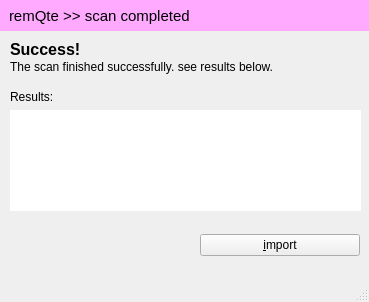
<?xml version="1.0" encoding="UTF-8"?>
<ui version="4.0">
 <class>MainWindow</class>
 <widget class="QMainWindow" name="MainWindow">
  <property name="geometry">
   <rect>
    <x>0</x>
    <y>0</y>
    <width>369</width>
    <height>302</height>
   </rect>
  </property>
  <property name="windowTitle">
   <string>remQte</string>
  </property>
  <widget class="QWidget" name="centralwidget">
   <widget class="QWidget" name="verticalLayoutWidget">
    <property name="geometry">
     <rect>
      <x>0</x>
      <y>0</y>
      <width>371</width>
      <height>31</height>
     </rect>
    </property>
    <layout class="QVBoxLayout" name="verticalLayout">
     <item>
      <widget class="QLabel" name="label">
       <property name="font">
        <font>
         <family>Arial</family>
         <pointsize>11</pointsize>
        </font>
       </property>
       <property name="styleSheet">
        <string notr="true">background:rgb(255, 170, 255);
padding:0 0 0 5;</string>
       </property>
       <property name="text">
        <string>remQte &gt;&gt; scan completed</string>
       </property>
      </widget>
     </item>
    </layout>
   </widget>
   <widget class="QWidget" name="verticalLayoutWidget_5">
    <property name="geometry">
     <rect>
      <x>10</x>
      <y>220</y>
      <width>160</width>
      <height>51</height>
     </rect>
    </property>
    <layout class="QVBoxLayout" name="verticalLayout_5"/>
   </widget>
   <widget class="QWidget" name="verticalLayoutWidget_6">
    <property name="geometry">
     <rect>
      <x>200</x>
      <y>220</y>
      <width>160</width>
      <height>51</height>
     </rect>
    </property>
    <layout class="QVBoxLayout" name="verticalLayout_6">
     <item>
      <widget class="QPushButton" name="btnscan">
       <property name="enabled">
        <bool>true</bool>
       </property>
       <property name="text">
        <string>&amp;import</string>
       </property>
       <property name="shortcut">
        <string>Alt+S</string>
       </property>
       <property name="flat">
        <bool>false</bool>
       </property>
      </widget>
     </item>
    </layout>
   </widget>
   <widget class="QWidget" name="verticalLayoutWidget_3">
    <property name="geometry">
     <rect>
      <x>10</x>
      <y>110</y>
      <width>351</width>
      <height>101</height>
     </rect>
    </property>
    <layout class="QVBoxLayout" name="verticalLayout_3">
     <item>
      <widget class="QTableWidget" name="tableWidget">
       <property name="frameShape">
        <enum>QFrame::NoFrame</enum>
       </property>
       <property name="frameShadow">
        <enum>QFrame::Plain</enum>
       </property>
       <property name="editTriggers">
        <set>QAbstractItemView::NoEditTriggers</set>
       </property>
       <property name="selectionMode">
        <enum>QAbstractItemView::MultiSelection</enum>
       </property>
       <property name="selectionBehavior">
        <enum>QAbstractItemView::SelectRows</enum>
       </property>
      </widget>
     </item>
    </layout>
   </widget>
   <widget class="QWidget" name="verticalLayoutWidget_2">
    <property name="geometry">
     <rect>
      <x>10</x>
      <y>40</y>
      <width>351</width>
      <height>21</height>
     </rect>
    </property>
    <layout class="QVBoxLayout" name="verticalLayout_2">
     <item>
      <widget class="QLabel" name="label_3">
       <property name="font">
        <font>
         <family>Arial</family>
         <pointsize>12</pointsize>
         <weight>75</weight>
         <bold>true</bold>
        </font>
       </property>
       <property name="text">
        <string>Success!</string>
       </property>
       <property name="textFormat">
        <enum>Qt::PlainText</enum>
       </property>
       <property name="alignment">
        <set>Qt::AlignLeading|Qt::AlignLeft|Qt::AlignTop</set>
       </property>
      </widget>
     </item>
    </layout>
   </widget>
   <widget class="QWidget" name="verticalLayoutWidget_4">
    <property name="geometry">
     <rect>
      <x>10</x>
      <y>60</y>
      <width>351</width>
      <height>21</height>
     </rect>
    </property>
    <layout class="QVBoxLayout" name="verticalLayout_4">
     <item>
      <widget class="QLabel" name="label_2">
       <property name="text">
        <string>The scan finished successfully. see results below.</string>
       </property>
       <property name="alignment">
        <set>Qt::AlignLeading|Qt::AlignLeft|Qt::AlignTop</set>
       </property>
       <property name="wordWrap">
        <bool>true</bool>
       </property>
      </widget>
     </item>
    </layout>
   </widget>
   <widget class="QWidget" name="verticalLayoutWidget_7">
    <property name="geometry">
     <rect>
      <x>10</x>
      <y>90</y>
      <width>91</width>
      <height>21</height>
     </rect>
    </property>
    <layout class="QVBoxLayout" name="verticalLayout_7">
     <item>
      <widget class="QLabel" name="label_4">
       <property name="text">
        <string>Results:</string>
       </property>
       <property name="alignment">
        <set>Qt::AlignLeading|Qt::AlignLeft|Qt::AlignTop</set>
       </property>
      </widget>
     </item>
    </layout>
   </widget>
  </widget>
  <widget class="QStatusBar" name="statusbar"/>
 </widget>
 <resources/>
 <connections/>
</ui>
